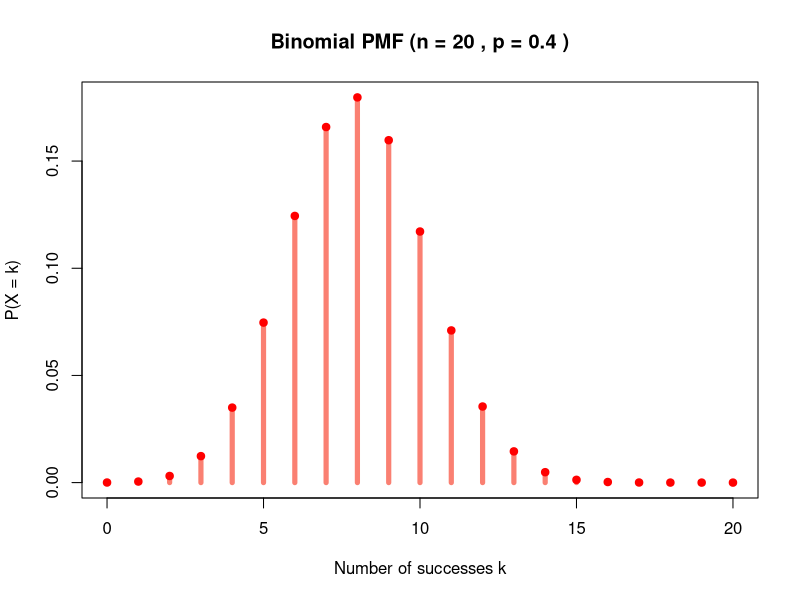
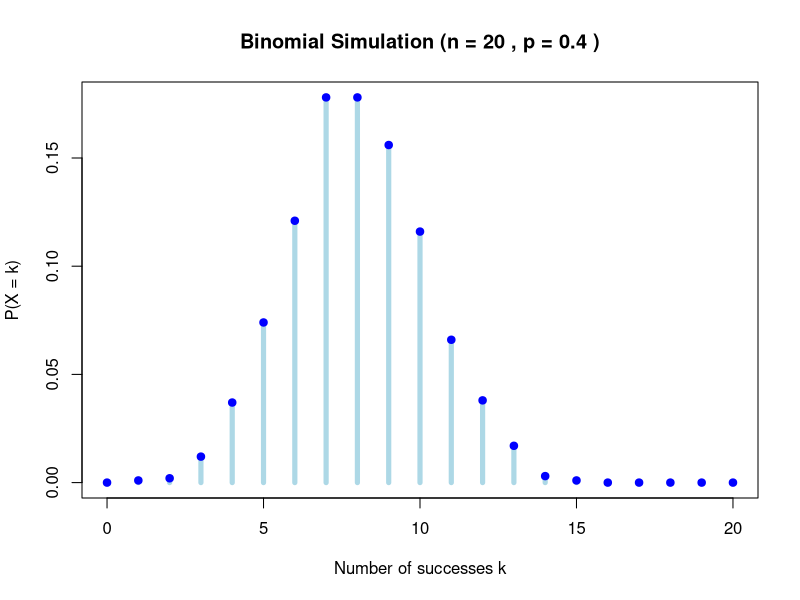
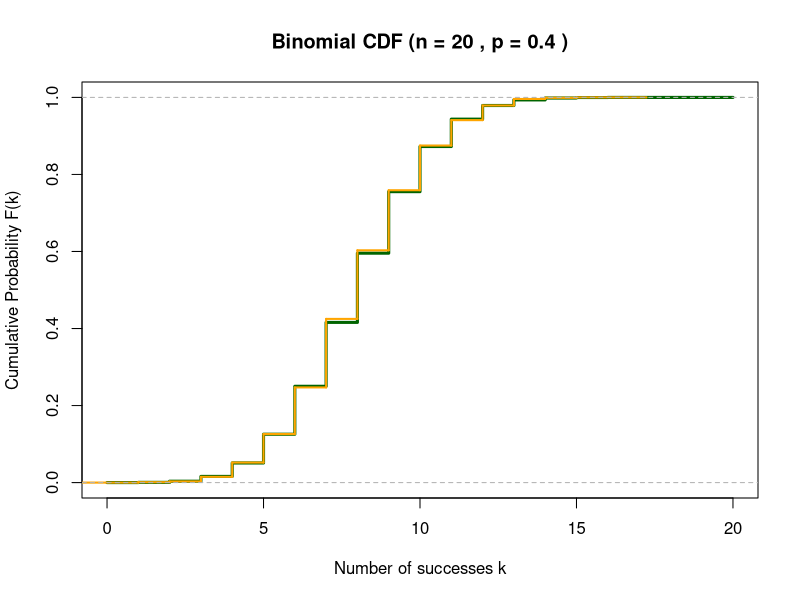

Reproduce these figures in R, in order.
# Binomial Distribution: n independent Bernoulli trials
# X: probability of see success for k times when repeat a Bernoulli experiment for n times

n <- 20
p <- 0.4
k_vals <- 0:n

# PMF for Binomial
binom_pmf <- function(n, p, k) {
  choose(n, k) * p^k * (1 - p)^(n - k)
}

# Compute PMF for all k
pmf_vals <- binom_pmf(n, p, k_vals)

# Plot PMF
plot(k_vals, pmf_vals,
  type = "h", lwd = 5, col = "salmon",
  xlab = "Number of successes k",
  ylab = "P(X = k)",
  main = paste("Binomial PMF (n =", n, ", p =", p, ")")
)
points(k_vals, pmf_vals, col = "red", pch = 19)

# Theoretical mean and variance
expected_x <- n * p
variance_x <- n * p * (1 - p)

cat("Expected value:", expected_x, "\n")
cat("Variance:", variance_x, "\n")

# Simulation
set.seed(123)
sim_samples <- rbinom(n = 1000, size = n, prob = p)

# Get frequency distribution
sim_counts <- table(factor(sim_samples, levels = k_vals))
sim_probs <- as.numeric(sim_counts) / length(sim_samples)

# Simulation plot
plot(k_vals, sim_probs,
  type = "h", lwd = 5, col = "lightblue",
  xlab = "Number of successes k",
  ylab = "P(X = k)",
  main = paste("Binomial Simulation (n =", n, ", p =", p, ")")
)
points(k_vals, sim_probs, col = "blue", pch = 19)

cat("\nSimulation results (1000 samples):\n")
cat("Sample mean:", mean(sim_samples), "\n")
cat("Sample variance:", var(sim_samples), "\n")

# CDF Plot (Cumulative Distribution Function)

# Theoretical CDF
cdf_vals <- cumsum(pmf_vals)

# Empirical CDF from simulation
ecdf_vals <- ecdf(sim_samples)

# Create CDF plot
plot(k_vals, cdf_vals,
  type = "s", lwd = 3, col = "darkgreen",
  xlab = "Number of successes k",
  ylab = "Cumulative Probability F(k)",
  main = paste("Binomial CDF (n =", n, ", p =", p, ")"),
  ylim = c(0, 1)
)

# Add empirical CDF (step function)
plot(ecdf_vals,
  col = "orange", lwd = 2,
  add = TRUE, verticals = TRUE, do.points = FALSE
)

# Add legend
# legend("topleft",
#   legend = c("Theoretical CDF", "Empirical CDF (simulation)"),
#   col = c("darkgreen", "orange"),
#   lwd = 3
# )

# Mark key probabilities
# abline(h = c(0.25, 0.5, 0.75), lty = 2, col = "gray")
# abline(v = expected_x, lty = 2, col = "red")
# text(expected_x, 0.1, paste("Mean =", round(expected_x, 2)),
#   col = "red", pos = 4
# )

# Print some CDF values
cat("\nCDF values at selected points:\n")
for (k in c(5, 8, 10, 12)) {
  cat("P(X ≤", k, ") =", round(pbinom(k, n, p), 4), "\n")
}
